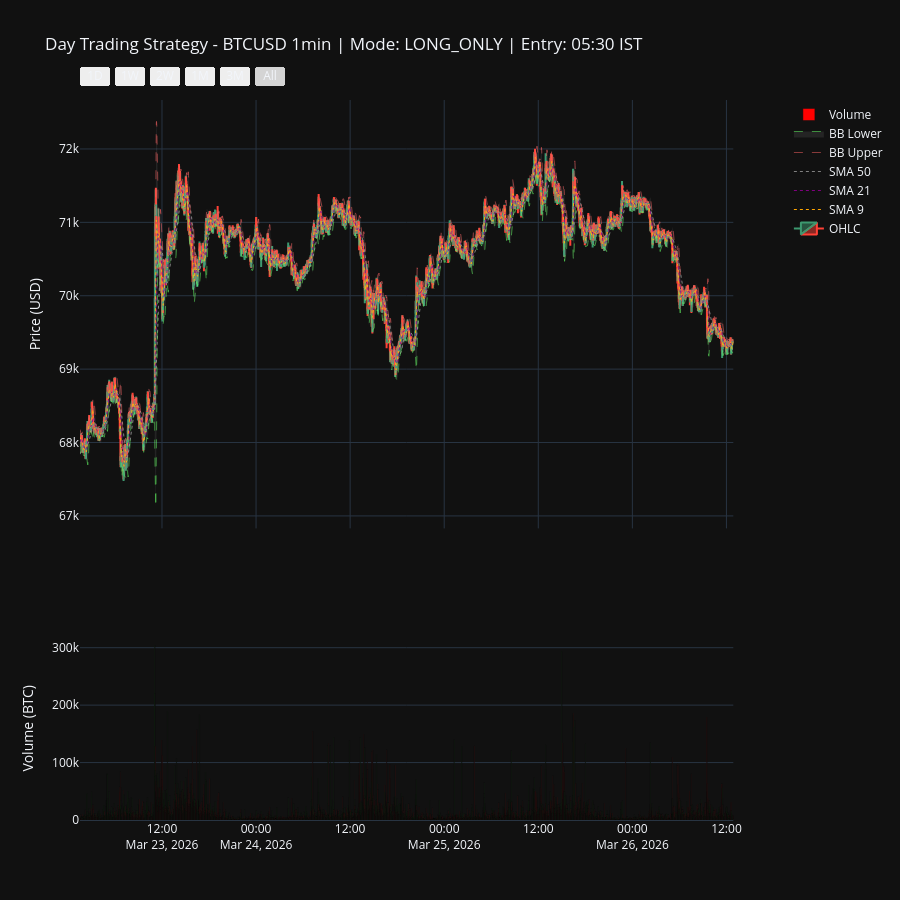

The cell this chart's notebook holds for it:
### Code cell
# ═══════════════════════════════════════════════════════════════════════════════
# BLOCK 7: INTERACTIVE CANDLESTICK CHARTS WITH INDICATORS & TRADE SIGNALS
# ═══════════════════════════════════════════════════════════════════════════════

import plotly.graph_objects as go
from plotly.subplots import make_subplots

print("\n" + "="*80)
print("📊 GENERATING INTERACTIVE CHARTS WITH TRADE SIGNALS".center(80))
print("="*80 + "\n")

if backtest_df is not None:
    # Calculate indicators for charting
    chart_df = backtest_df.copy()
    chart_df = calculate_moving_averages(chart_df)
    chart_df = calculate_bollinger_bands(chart_df)
    chart_df = calculate_atr(chart_df)
    chart_df = calculate_rsi(chart_df)
    
    # Use last 5000 candles for chart clarity
    chart_data = chart_df.tail(5000).reset_index(drop=True)
    
    print(f"📈 Preparing chart with {len(chart_data)} candles...\n")
    
    # ═════════════════════════════════════════════════════════════════════════════════
    # PROCESS TRADE SIGNALS
    # ═════════════════════════════════════════════════════════════════════════════════
    
    buy_signals = []
    sell_signals = []
    
    if backtest_trade_log is not None and len(backtest_trade_log) > 0:
        # Extract buy (entry) and sell (exit) signals from actual trades
        for idx, trade in backtest_trade_log.iterrows():
            entry_time = pd.to_datetime(trade['Entry Time'])
            exit_time = pd.to_datetime(trade['Exit Time'])
            
            # Find matching timestamps in chart data
            entry_matches = chart_data[chart_data['timestamp'].dt.floor('min') == entry_time.floor('min')]
            exit_matches = chart_data[chart_data['timestamp'].dt.floor('min') == exit_time.floor('min')]
            
            if not entry_matches.empty:
                entry_row = entry_matches.iloc[0]
                if trade['Type'] == 'LONG':
                    buy_signals.append({
                        'time': entry_row['timestamp'],
                        'price': trade['Entry Price'],
                        'type': 'BUY',
                        'trade_num': trade['Trade #']
                    })
                else:
                    sell_signals.append({
                        'time': entry_row['timestamp'],
                        'price': trade['Entry Price'],
                        'type': 'SELL',
                        'trade_num': trade['Trade #']
                    })
            
            if not exit_matches.empty:
                exit_row = exit_matches.iloc[0]
                if trade['Type'] == 'LONG':
                    sell_signals.append({
                        'time': exit_row['timestamp'],
                        'price': trade['Exit Price'],
                        'type': 'EXIT_LONG',
                        'trade_num': trade['Trade #'],
                        'reason': trade['Exit Reason']
                    })
                else:
                    buy_signals.append({
                        'time': exit_row['timestamp'],
                        'price': trade['Exit Price'],
                        'type': 'COVER_SHORT',
                        'trade_num': trade['Trade #'],
                        'reason': trade['Exit Reason']
                    })
    
    # ═════════════════════════════════════════════════════════════════════════════════
    # CREATE MULTI-SUBPLOT FIGURE
    # ═════════════════════════════════════════════════════════════════════════════════
    
    fig = make_subplots(
        rows=2, cols=1,
        shared_xaxes=True,
        vertical_spacing=0.15,
        row_heights=[0.7, 0.3],
        specs=[[{"secondary_y": True}], [{"secondary_y": False}]]
    )
    
    # ═════════════════════════════════════════════════════════════════════════════════
    # CANDLESTICK CHART
    # ═════════════════════════════════════════════════════════════════════════════════
    
    fig.add_trace(
        go.Candlestick(
            x=chart_data['timestamp'],
            open=chart_data['open'],
            high=chart_data['high'],
            low=chart_data['low'],
            close=chart_data['close'],
            name='OHLC',
            showlegend=True,
            hovertemplate='<b>%{x}</b><br>O:$%{open:.2f} H:$%{high:.2f} L:$%{low:.2f} C:$%{close:.2f}<extra></extra>'
        ),
        row=1, col=1
    )
    
    # ═════════════════════════════════════════════════════════════════════════════════
    # TECHNICAL INDICATORS
    # ═════════════════════════════════════════════════════════════════════════════════
    
    # Moving Averages
    for period, color in [(9, 'orange'), (21, 'purple'), (50, 'gray')]:
        fig.add_trace(
            go.Scatter(
                x=chart_data['timestamp'],
                y=chart_data[f'SMA_{period}'],
                name=f'SMA {period}',
                line=dict(color=color, width=1, dash='dot'),
                hovertemplate=f'SMA {period}: $%{{y:.2f}}<extra></extra>'
            ),
            row=1, col=1
        )
    
    # Bollinger Bands
    fig.add_trace(
        go.Scatter(
            x=chart_data['timestamp'],
            y=chart_data['BB_UPPER'],
            name='BB Upper',
            line=dict(color='rgba(255, 100, 100, 0.5)', width=1, dash='dash'),
            hovertemplate='BB Upper: $%{y:.2f}<extra></extra>'
        ),
        row=1, col=1
    )
    
    fig.add_trace(
        go.Scatter(
            x=chart_data['timestamp'],
            y=chart_data['BB_LOWER'],
            name='BB Lower',
            line=dict(color='rgba(100, 255, 100, 0.5)', width=1, dash='dash'),
            fill='tonexty',
            fillcolor='rgba(200, 200, 200, 0.1)',
            hovertemplate='BB Lower: $%{y:.2f}<extra></extra>'
        ),
        row=1, col=1
    )
    
    # ═════════════════════════════════════════════════════════════════════════════════
    # BUY SIGNALS (Trade Entries & COVERs)
    # ═════════════════════════════════════════════════════════════════════════════════
    
    if buy_signals:
        buy_times = [s['time'] for s in buy_signals]
        buy_prices = [s['price'] for s in buy_signals]
        buy_text = [f"{'LONG ENTRY' if s['type'] == 'BUY' else 'COVER SHORT'}<br>Trade #{s['trade_num']}<br>${s['price']:.2f}" 
                   for s in buy_signals]
        
        fig.add_trace(
            go.Scatter(
                x=buy_times,
                y=buy_prices,
                mode='markers',
                name='Buy Signals',
                marker=dict(
                    size=12,
                    color='green',
                    symbol='triangle-up',
                    line=dict(color='white', width=2)
                ),
                text=buy_text,
                hovertemplate='<b>%{text}</b><extra></extra>',
                showlegend=True
            ),
            row=1, col=1
        )
    
    # ═════════════════════════════════════════════════════════════════════════════════
    # SELL SIGNALS (Trade Exits & SHORTs)
    # ═════════════════════════════════════════════════════════════════════════════════
    
    if sell_signals:
        sell_times = [s['time'] for s in sell_signals]
        sell_prices = [s['price'] for s in sell_signals]
        sell_text = [f"{'SHORT ENTRY' if s['type'] == 'SELL' else 'EXIT LONG'}<br>Trade #{s['trade_num']}<br>${s['price']:.2f}<br>{s.get('reason', '')}" 
                    for s in sell_signals]
        
        fig.add_trace(
            go.Scatter(
                x=sell_times,
                y=sell_prices,
                mode='markers',
                name='Sell Signals',
                marker=dict(
                    size=12,
                    color='red',
                    symbol='triangle-down',
                    line=dict(color='white', width=2)
                ),
                text=sell_text,
                hovertemplate='<b>%{text}</b><extra></extra>',
                showlegend=True
            ),
            row=1, col=1
        )
    
    # ═════════════════════════════════════════════════════════════════════════════════
    # VOLUME CHART
    # ═════════════════════════════════════════════════════════════════════════════════
    
    colors = ['red' if chart_data['close'].iloc[i] < chart_data['open'].iloc[i] else 'green' 
              for i in range(len(chart_data))]
    
    fig.add_trace(
        go.Bar(
            x=chart_data['timestamp'],
            y=chart_data['volume'],
            name='Volume',
            marker=dict(color=colors),
            hovertemplate='Volume: %{y:.2f} BTC<extra></extra>'
        ),
        row=2, col=1
    )
    
    # ═════════════════════════════════════════════════════════════════════════════════
    # UPDATE LAYOUT FOR INTERACTIVITY
    # ═════════════════════════════════════════════════════════════════════════════════
    
    fig.update_layout(
        title=f'Day Trading Strategy - {SYMBOL} {TIMEFRAME} | Mode: {TRADING_MODE} | Entry: {ENTRY_HOUR:02d}:{ENTRY_MIN:02d} IST',
        template='plotly_dark',
        height=900,
        hovermode='x unified',
        xaxis=dict(
            rangeslider=dict(visible=False),
            type='date',
            rangeselector=dict(
                buttons=list([
                    dict(count=1, label='1D', step='day', stepmode='backward'),
                    dict(count=7, label='1W', step='day', stepmode='backward'),
                    dict(count=14, label='2W', step='day', stepmode='backward'),
                    dict(count=1, label='1M', step='month', stepmode='backward'),
                    dict(count=3, label='3M', step='month', stepmode='backward'),
                    dict(step='all', label='All')
                ])
            )
        ),
        xaxis2=dict(rangeslider=dict(visible=False))
    )
    
    fig.update_yaxes(title_text='Price (USD)', row=1, col=1)
    fig.update_yaxes(title_text='Volume (BTC)', row=2, col=1)
    
    # Save chart
    chart_file = 'day_trading_chart.html'
    fig.write_html(chart_file)
    
    # Open chart in browser
    import webbrowser
    from IPython.display import HTML, display
    
    chart_path = os.path.abspath(chart_file)
    webbrowser.open('file://' + chart_path)
    
    # Display clickable link
    display(HTML(f'''
    <div style="background-color: #1e1e1e; padding: 15px; border-radius: 5px; margin: 10px 0;">
        <p style="color: #00ff00; font-size: 14px;">📊 <b>Interactive Chart Ready!</b></p>
        <a href="file:///{chart_path.replace(chr(92), '/')}" target="_blank" 
           style="color: #00d4ff; font-size: 16px; text-decoration: none; font-weight: bold;">
           ➤ Click here to open the interactive chart with trade signals
        </a>
        <p style="color: #888; font-size: 12px; margin-top: 8px;">Or open: {chart_path}</p>
    </div>
    ''')
    )
    
    print(f"\n╔" + "═"*78 + "╗")
    print("║" + "✅ INTERACTIVE CHART WITH TRADE SIGNALS CREATED".center(78) + "║")
    print("╚" + "═"*78 + "╝")
    print(f"\n📊 Chart Features:")
    print(f"   ✓ Candlestick OHLC")
    print(f"   ✓ Moving Averages (SMA 9, 21, 50)")
    print(f"   ✓ Bollinger Bands")
    print(f"   ✓ BUY SIGNALS (Green Triangles Up)")
    print(f"   ✓ SELL SIGNALS (Red Triangles Down)")
    print(f"   ✓ Volume Bars (Color-coded)")
    print(f"   ✓ Time Range Selector (1D, 1W, 2W, 1M, 3M, All)")
    print(f"   ✓ Scrollable & Zoomable Axes")
    print(f"   ✓ Hover Information with Trade Details\n")
    print(f"   Buy Signals Found: {len(buy_signals)}")
    print(f"   Sell Signals Found: {len(sell_signals)}")
    print(f"\n💾 Chart saved to: {chart_file}")
    print(f"\n🚀 Open in browser to interact with the chart!\n")
    
    # Display the chart
    fig.show()
else:
    print("❌ No data available for charting")

### Figure 1 — Plotly figure (JSON) as saved in the notebook; plotly's stock layout.template omitted (floating-point values rounded to 4 significant figures; data arrays with more than 128 entries replaced by an {"elided": "..."} marker saying what was removed)
{"data": [{"close": {"elided": "5000 float values"}, "high": {"elided": "5000 float values"}, "hovertemplate": "<b>%{x}</b><br>O:$%{open:.2f} H:$%{high:.2f} L:$%{low:.2f} C:$%{close:.2f}<extra></extra>", "low": {"elided": "5000 float values"}, "name": "OHLC", "open": {"elided": "5000 float values"}, "showlegend": true, "type": "candlestick", "x": {"elided": "5000 str values"}, "xaxis": "x", "yaxis": "y"}, {"hovertemplate": "SMA 9: $%{y:.2f}<extra></extra>", "line": {"color": "orange", "dash": "dot", "width": 1}, "name": "SMA 9", "type": "scatter", "x": {"elided": "5000 str values"}, "xaxis": "x", "y": {"elided": "5000 float values"}, "yaxis": "y"}, {"hovertemplate": "SMA 21: $%{y:.2f}<extra></extra>", "line": {"color": "purple", "dash": "dot", "width": 1}, "name": "SMA 21", "type": "scatter", "x": {"elided": "5000 str values"}, "xaxis": "x", "y": {"elided": "5000 float values"}, "yaxis": "y"}, {"hovertemplate": "SMA 50: $%{y:.2f}<extra></extra>", "line": {"color": "gray", "dash": "dot", "width": 1}, "name": "SMA 50", "type": "scatter", "x": {"elided": "5000 str values"}, "xaxis": "x", "y": {"elided": "5000 float values"}, "yaxis": "y"}, {"hovertemplate": "BB Upper: $%{y:.2f}<extra></extra>", "line": {"color": "rgba(255, 100, 100, 0.5)", "dash": "dash", "width": 1}, "name": "BB Upper", "type": "scatter", "x": {"elided": "5000 str values"}, "xaxis": "x", "y": {"elided": "5000 float values"}, "yaxis": "y"}, {"fill": "tonexty", "fillcolor": "rgba(200, 200, 200, 0.1)", "hovertemplate": "BB Lower: $%{y:.2f}<extra></extra>", "line": {"color": "rgba(100, 255, 100, 0.5)", "dash": "dash", "width": 1}, "name": "BB Lower", "type": "scatter", "x": {"elided": "5000 str values"}, "xaxis": "x", "y": {"elided": "5000 float values"}, "yaxis": "y"}, {"hovertemplate": "Volume: %{y:.2f} BTC<extra></extra>", "marker": {"color": {"elided": "5000 str values"}}, "name": "Volume", "type": "bar", "x": {"elided": "5000 str values"}, "xaxis": "x2", "y": {"elided": "5000 int values"}, "yaxis": "y3"}], "layout": {"height": 900, "hovermode": "x unified", "title": {"text": "Day Trading Strategy - BTCUSD 1min | Mode: LONG_ONLY | Entry: 05:30 IST"}, "xaxis": {"anchor": "y", "domain": [0, 0.94], "matches": "x2", "rangeselector": {"buttons": [{"count": 1, "label": "1D", "step": "day", "stepmode": "backward"}, {"count": 7, "label": "1W", "step": "day", "stepmode": "backward"}, {"count": 14, "label": "2W", "step": "day", "stepmode": "backward"}, {"count": 1, "label": "1M", "step": "month", "stepmode": "backward"}, {"count": 3, "label": "3M", "step": "month", "stepmode": "backward"}, {"label": "All", "step": "all"}]}, "rangeslider": {"visible": false}, "showticklabels": false, "type": "date"}, "xaxis2": {"anchor": "y3", "domain": [0, 0.94], "rangeslider": {"visible": false}}, "yaxis": {"anchor": "x", "domain": [0.405, 1], "title": {"text": "Price (USD)"}}, "yaxis2": {"anchor": "x", "overlaying": "y", "side": "right", "title": {"text": "Price (USD)"}}, "yaxis3": {"anchor": "x2", "domain": [0, 0.255], "title": {"text": "Volume (BTC)"}}}}
